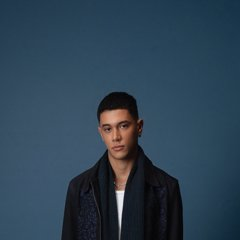
#> input picture scratch/inspect_all_35/BEN03124_head.jpg, 240 x 240 px, given in place of BEN04068_head.jpg, which was not available
$ python compare_middle_faces.py
#> lines starting #> are read from the running program, lines starting #| are printed output that depends on the picture; pictures that were not available may be replaced by others from this repository, and a replacement may not be noted
from PIL import Image

female_face = Image.open('scratch/inspect_all_35/BEN04068_head.jpg').resize((100, 100)).convert('RGB')
male_face = Image.open('scratch/inspect_all_35/BEN03136_head.jpg').resize((100, 100)).convert('RGB')
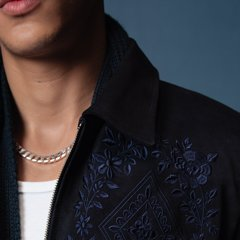
#> input picture scratch/inspect_all_35/BEN03136_head.jpg, 240 x 240 px, found by its file name
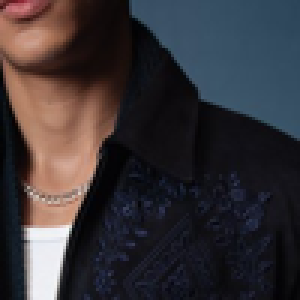
#> male_face: PIL image 100x100 RGB (shown 3 times larger); mean R, G, B 55.8, 51.1, 54.8

for s in ['BEN03307', 'BEN03324', 'BEN03515', 'BEN03619', 'BEN03636', 'BEN03655', 'BEN03667', 'BEN03725', 'BEN03767']:
    f = Image.open(f"scratch/face_{s}.jpg").resize((100, 100)).convert('RGB')
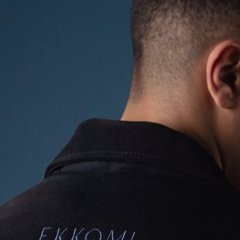
#> input picture scratch/inspect_all_35/BEN03137_head.jpg, 240 x 240 px, given in place of face_BEN03307.jpg, which was not available
    diff_f = sum(abs(f.getpixel((x, y))[i] - female_face.getpixel((x, y))[i]) for y in range(100) for x in range(100) for i in range(3))
#> diff_f = 918301
    diff_m = sum(abs(f.getpixel((x, y))[i] - male_face.getpixel((x, y))[i]) for y in range(100) for x in range(100) for i in range(3))
#> diff_m = 1272112
    print(f"{s}: diff_female={diff_f}, diff_male={diff_m}")
#| BEN03307: diff_female=918301, diff_male=1272112
#> (the run stopped early here; a loop or call above may not have finished)
